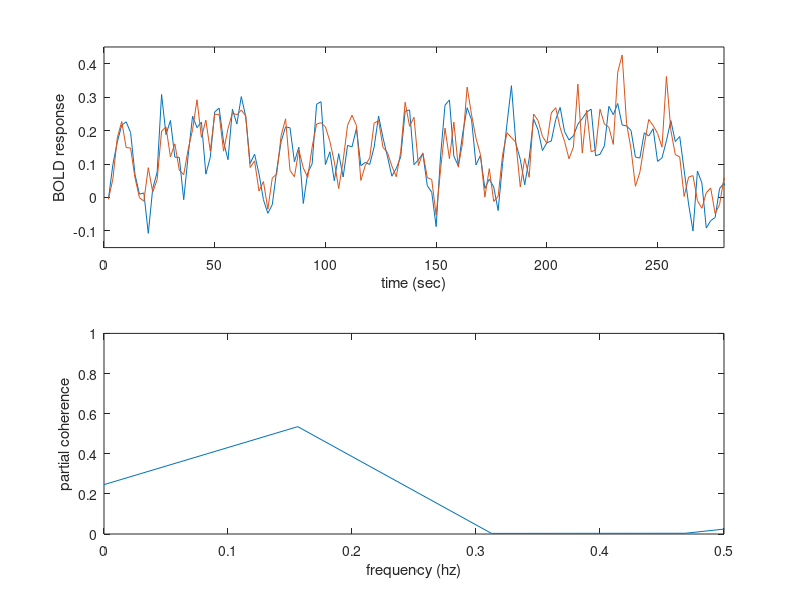
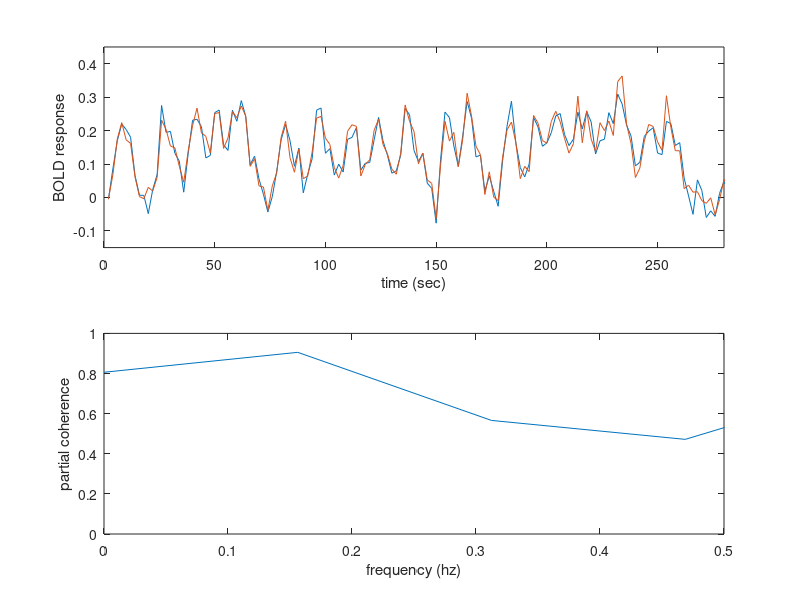

The MATLAB script that drew these images, in order:
clear all; close all; clc;          %Clear all workspaces
 
ntime=3000;                 % number of time points
T=300;                          % time interval in seconds
t=T*[0:ntime-1]/ntime;      % define time
 
% Define the time axis and the hrf 
t25=0:.1:T; T0=0; n=4; lamda=2;
hrf=((t25-T0).^(n-1)).*exp(-(t25-T0)/lamda)/((lamda^n)*factorial(n-1));
 
% Define and plot the boxcars
box=zeros(1,3001); ev=ones(1,20); 
box(1,1:20)=ev; box(1,201:220)=ev; box(1,341:360)=ev; box(1,441:460)=ev; box(1,541:560)=ev; box(1,741:760)=ev; box(1,901:920)=ev; box(1,1041:1060)=ev; box(1,1161:1180)=ev; box(1,1301:1320)=ev; box(1,1481:1500)=ev; box(1,1581:1600)=ev; box(1,1761:1780)=ev; box(1,1881:1900)=ev; box(1,1981:2000)=ev; box(1,2081:2100)=ev; box(1,2181:2200)=ev; box(1,2261:2280)=ev; box(1,2381:2400)=ev; box(1,2481:2500)=ev;
 
% Convolve the hrf and boxcar
BS=conv(hrf,box)/10; B1=[zeros(1,5),BS(1:5996)]; B2=B1;
 
% Discretize the predicted BOLD response (i.e., in the vector N) & plot
for i=1:150
    BOLDS(i)=BS(i*20); BOLD1(i)=B1(i*20)+.05*randn; BOLD2(i)=B2(i*20)+.05*randn;
end;
tt=2:2:T;
subplot(2,1,1);
plot(tt,BOLD1); hold on; plot(tt,BOLD2); axis([0 280 -.15 .45]); xlabel('time (sec)');
ylabel('BOLD response');
 
% Compute partial coherence when there is no further influence between 1 & 2
[C12wo,freq]=mscohere(BOLD1,BOLD2,[],[]);           
[C13wo,freq]=mscohere(BOLD1,BOLDS,[],[]);
[C23wo,freq]=mscohere(BOLD2,BOLDS,[],[]);
Q12wo=abs(sqrt(C12wo)); Q13wo=abs(sqrt(C13wo)); Q23wo=abs(sqrt(C23wo));
C12dot3wo=(Q12wo-Q13wo.*Q23wo).^2./((1-C13wo).*(1-C23wo));
freq=freq*ntime/(T*2);
subplot(2,1,2); plot(freq, C12dot3wo); axis([0 .5 0 1]); xlabel('frequency (hz)'); 
ylabel('partial coherence'); figure;
 
BOLD1W=.7*BOLD1+.3*BOLD2;
BOLD2W=.3*BOLD1+.7*BOLD2;
 
subplot(2,1,1); plot(tt,BOLD1W); hold on; plot(tt,BOLD2W); axis([0 280 -.15 .45]);
xlabel('time (sec)'); ylabel('BOLD response');
 
[C12w,freq]=mscohere(BOLD1W,BOLD2W,[],[],[],[]);           
[C13w,freq]=mscohere(BOLD1W,BOLDS,[],[],[],[]);
[C23w,freq]=mscohere(BOLD2W,BOLDS,[],[],[],[]);
Q12w=abs(sqrt(C12w)); Q13w=abs(sqrt(C13w)); Q23w=abs(sqrt(C23w));
C12dot3w=(Q12w-Q13w.*Q23w).^2./((1-C13w).*(1-C23w));
freq=freq*ntime/(T*2);
subplot(2,1,2); plot(freq, C12dot3w); axis([0 .5 0 1]); xlabel('frequency (hz)');
ylabel('partial coherence');